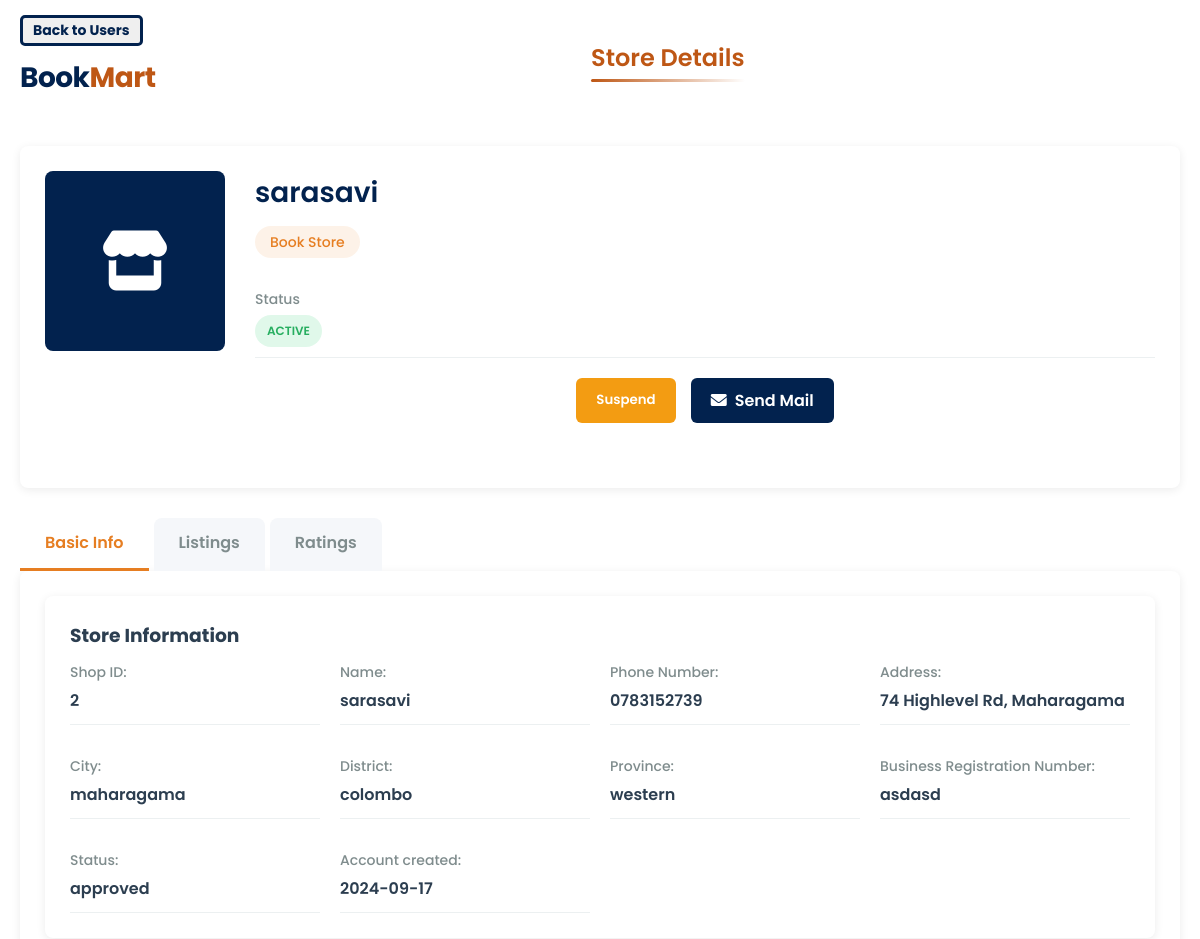
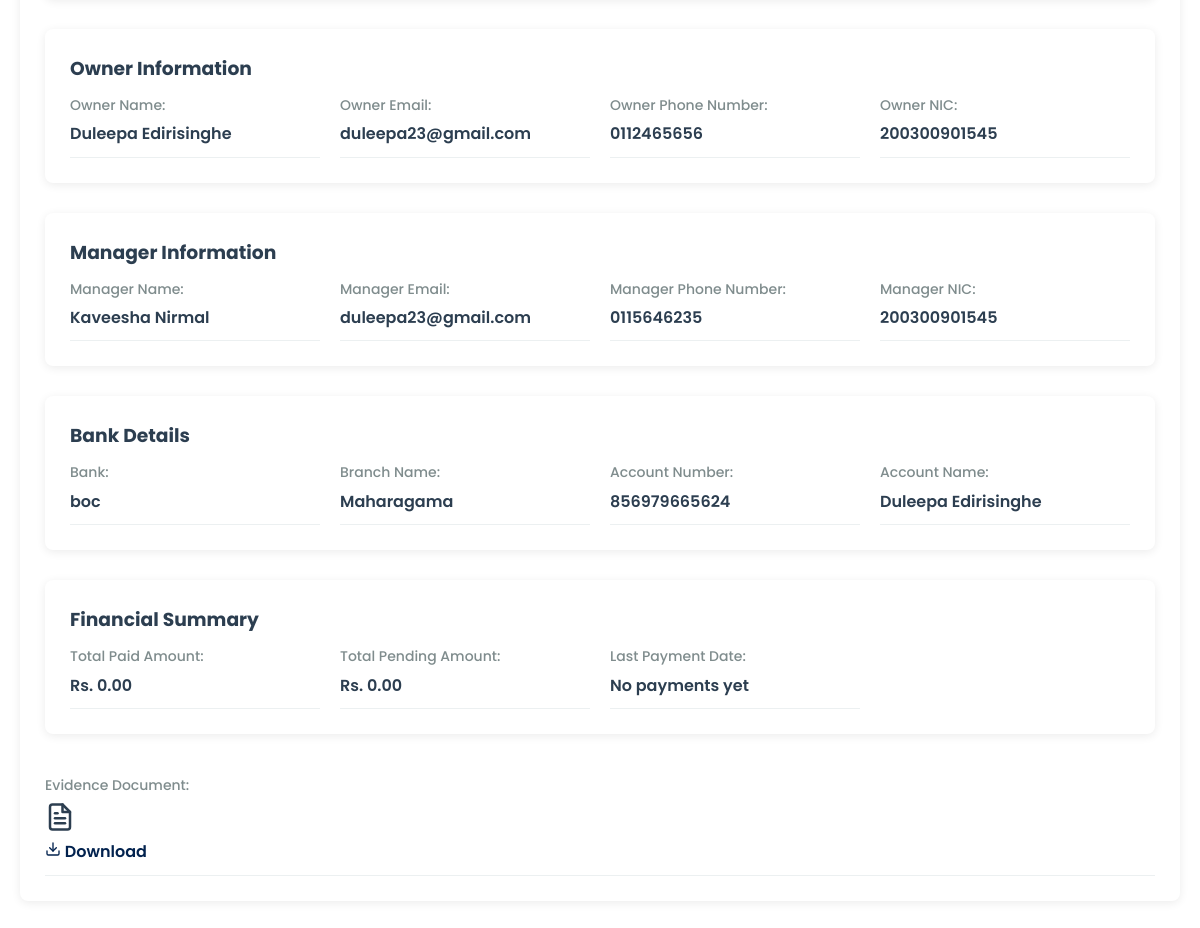
The app's page /public/adminViewshops?id=29 (signed in) with its own data (2 pictures, top to bottom).
### tables this page shows
CREATE TABLE `bookstore` (
  `id` int(11) NOT NULL,
  `user_id` int(11) NOT NULL,
  `store_name` varchar(255) NOT NULL,
  `phone_number` varchar(15) NOT NULL,
  `street_address` varchar(255) NOT NULL,
  `city` varchar(100) NOT NULL,
  `district` varchar(100) NOT NULL,
  `province` varchar(100) NOT NULL,
  `owner_name` varchar(255) NOT NULL,
  `owner_email` varchar(255) NOT NULL,
  `owner_phone_number` varchar(15) NOT NULL,
  `owner_nic` varchar(12) NOT NULL,
  `manager_name` varchar(255) DEFAULT NULL,
  `manager_email` varchar(255) DEFAULT NULL,
  `manager_phone_number` varchar(15) DEFAULT NULL,
  `manager_nic` varchar(12) DEFAULT NULL,
  `bank` varchar(255) NOT NULL,
  `branch_name` varchar(255) NOT NULL,
  `account_number` varchar(255) NOT NULL,
  `account_name` varchar(255) NOT NULL,
  `business_reg_no` varchar(50) NOT NULL,
  `evidence_doc` varchar(255) NOT NULL,
  `status` enum('pending','approved') NOT NULL DEFAULT 'pending',
  `createdAt` date NOT NULL DEFAULT current_timestamp(),
  `rating` decimal(3,1) DEFAULT NULL,
  `followers` int(11) NOT NULL DEFAULT 0,
  `profile_picture` varchar(255) NOT NULL
);

CREATE TABLE `user` (
  `ID` int(10) NOT NULL,
  `username` varchar(100) NOT NULL,
  `email` varchar(100) NOT NULL,
  `password` varchar(100) NOT NULL,
  `role` enum('buyer','bookSeller','bookStore','courier','admin') NOT NULL,
  `createdAt` date NOT NULL DEFAULT current_timestamp(),
  `active_status` enum('active','inactive') NOT NULL DEFAULT 'active'
);

### app/controllers/AdminViewshops.php (called while the page is built, shortened)
<?php
class AdminViewshops extends Controller {
    public function index($id = null) {
        if(!$id) {
            $id = $_GET['id'] ?? null;
        }
        $bookstore = new BookStore();
        $user = new UserModel();
        $order = new Order();
        $review = new ReviewModel();
        $bookstoreInfo = $bookstore->first(['user_id' => $id]);
        $userInfo = $user->first(['ID' => $id]);
        if ($bookstoreInfo) {
            $orders = $order->query(
                                    "SELECT o.*, b.title, b.genre, b.price
                                    FROM orders o
                                    LEFT JOIN book b ON o.book_id = b.id
                                    WHERE o.seller_id = :seller_id
                                    ORDER BY o.order_id",
                                    [':seller_id' => $bookstoreInfo->user_id]);
        } else {
            $orders = [];
        }
        $reviews = $review->query(
                                    "SELECT r.*, b.title, bu.full_name
                                    FROM review r
                                    LEFT JOIN book b ON r.book_id = b.id
                                    LEFT JOIN buyer bu ON r.buyer_id = bu.user_id
                                    LEFT JOIN orders o ON r.order_id = o.order_id
                                    WHERE o.seller_id = :seller_id
                                    ORDER BY r.id",
                                    [':seller_id' => $bookstoreInfo->user_id]);
        $data = [
            'bookstore' => $bookstoreInfo,
            'user' => $userInfo,
            'orders' => $orders,
            'reviews' => $reviews
        ];
        $this->view('adminViewshops', $data);
    }
}

### public/index.php (called while the page is built, shortened)
<?php
$app = new App;
$app->loadController();

### app/core/Database.php (called while the page is built, shortened)
<?php
Trait Database{
    private $pdo;
    protected function connect() {
        if (!$this->pdo) {
            $string = "mysql:hostname=" . DBHOST . ";dbname=" . DBNAME;
            $this->pdo = new PDO($string, DBUSER, DBPASS);
        }
        return $this->pdo;
    }
    public function query($query,$data = []){
        $conn = $this->connect();
        $stm=$conn->prepare($query);
        $check = $stm->execute($data);
        if($check){
            $result = $stm->fetchAll(PDO::FETCH_OBJ);
            if(is_array($result) && count($result)){
                return $result;
            }
        }
        return false;
    }
}

### app/core/Model.php (called while the page is built, shortened)
<?php
Trait Model{
    protected $limit = 10;
    protected $offset ='0';
    public function first($data,$data_not = []){
        $keys = array_keys($data);
        $query="SELECT * FROM $this->table WHERE ";
        foreach($keys as $key){
            $query .= $key . "=:" .$key . " && ";
        }
        $query =trim($query," && ");
        $query .=" limit $this->limit offset $this->offset" ;
        $data = array_merge($data,$data_not);
        $result = $this->query($query,$data);
        if($result)
            return $result[0];
        return false;
    }
}

### app/views/adminViewshops.view.php (the view, shortened to what this page needs)
<!DOCTYPE html>
<html lang="en">
<head>
    <link rel="stylesheet" href="<?= ROOT ?>/assets/CSS/adminViewusers.css">
    <link rel="stylesheet" href="https://cdnjs.cloudflare.com/ajax/libs/font-awesome/6.0.0-beta3/css/all.min.css">
</head>
<body>
    <div class="header">
        <div class="header-wrapper">
            <div class="left-section">
                <div class="button-container">
                    <button onclick="window.location.href='<?= ROOT ?>/AdminViewallusers'" class="close-btn"><b>Back to Users</b></button>
                </div>
                <div class="logo-container">
                    <a href="<?= ROOT ?>/home" class="title-link">
                        <h2 class="logo">Book<span class="highlight">Mart</span></h2>
                    </a>
                </div>
            </div>
            <div class="page-title">
                <h1>Store Details</h1>
            </div>
        </div>
    </div>
    <div class="main-container">
        <div class="box">
            <div class="user-profile">
                <div class="user-image">
                    <i class="fas fa-store"></i>
                </div>
                <div class="user-details">
                    <div class="user-name"><?= htmlspecialchars($data['bookstore']->store_name ?? 'Store Name') ?></div>
                    <div class="user-type">Book Store</div>
                    <div class="info-row">
                        <span class="label">Status</span>
                        <span class="detail-value">
                            <span class="status <?= ($data['user']->active_status ?? '') === 'active' ? 'status-active' : 'status-suspended' ?>" id="status-text">
                                <?= htmlspecialchars($data['user']->active_status ?? '') ?>
                            </span>
                        </span>
                    </div>
                    <div class="button-group">
                        <button class="btn suspendBtn" id="status-toggle">
                            <?= ($data['user']->active_status ?? '') === 'active' ? 'Suspend' : 'Activate' ?>
                        </button>
                        <a href="<?= ROOT ?>/adminSendmsg?email=<?= htmlspecialchars($data['user']->email ?? '') ?>" class="btn messageBtn">
                            <i class="fas fa-envelope"></i> Send Mail
                        </a>
                    </div>
                </div>
            </div>
        </div>
        <div class="tabs">
            <div class="tab active" data-tab="basic-info">Basic Info</div>
            <div class="tab" data-tab="listings">Listings</div>
            <div class="tab" data-tab="ratings">Ratings</div>
        </div>
        <div class="tab-content active" id="basic-info">
            <div class="box">
                <div class="inbox">
                    <div class="section-header">
                        <h3>Store Information</h3>
                    </div>
                    <div class="user-info">
                        <div class="info-row">
                            <span class="label">Shop ID:</span>
                            <span class="detail-value"><?= htmlspecialchars($data['bookstore']->id ?? '') ?></span>
                        </div>
                        <div class="info-row">
                            <span class="label">Name:</span>
                            <span class="detail-value"><?= htmlspecialchars($data['bookstore']->store_name ?? '') ?></span>
                        </div>
                        <div class="info-row">
                            <span class="label">Phone Number:</span>
                            <span class="detail-value"><?= htmlspecialchars($data['bookstore']->phone_number ?? '') ?></span>
                        </div>
                        <div class="info-row">
                            <span class="label">Address:</span>
                            <span class="detail-value"><?= htmlspecialchars($data['bookstore']->street_address ?? '') ?></span>
                        </div>
                        <div class="info-row">
                            <span class="label">City:</span>
                            <span class="detail-value"><?= htmlspecialchars($data['bookstore']->city ?? '') ?></span>
                        </div>
                        <div class="info-row">
                            <span class="label">District:</span>
                            <span class="detail-value"><?= htmlspecialchars($data['bookstore']->district ?? '') ?></span>
                        </div>
                        <div class="info-row">
                            <span class="label">Province:</span>
                            <span class="detail-value"><?= htmlspecialchars($data['bookstore']->province ?? '') ?></span>
                        </div>
                        <div class="info-row">
                            <span class="label">Business Registration Number:</span>
                            <span class="detail-value"><?= htmlspecialchars($data['bookstore']->business_reg_no ?? '') ?></span>
                        </div>
                        <div class="info-row">
                            <span class="label">Status:</span>
                            <span class="detail-value"><?= htmlspecialchars($data['bookstore']->status ?? '') ?></span>
                        </div>
                        <div class="info-row">
                            <span class="label">Account created:</span>
                            <span class="detail-value"><?= htmlspecialchars($data['bookstore']->createdAt ?? '') ?></span>
                        </div>
                    </div>
                </div>
                <div class="inbox">
                    <div class="section-header">
                        <h3>Owner Information</h3>
                    </div>
                    <div class="user-info">
                        <div class="info-row">
                            <span class="label">Owner Name:</span>
                            <span class="detail-value"><?= htmlspecialchars($data['bookstore']->owner_name ?? '') ?></span>
                        </div>
                        <div class="info-row">
                            <span class="label">Owner Email:</span>
                            <span class="detail-value"><?= htmlspecialchars($data['bookstore']->owner_email ?? '') ?></span>
                        </div>
                        <div class="info-row">
                            <span class="label">Owner Phone Number:</span>
                            <span class="detail-value"><?= htmlspecialchars($data['bookstore']->owner_phone_number ?? '') ?></span>
                        </div>
                        <div class="info-row">
                            <span class="label">Owner NIC:</span>
                            <span class="detail-value"><?= htmlspecialchars($data['bookstore']->owner_nic ?? '') ?></span>
                        </div>
                    </div>
                </div>
                <div class="inbox">
                    <div class="section-header">
                        <h3>Manager Information</h3>
                    </div>
                    <div class="user-info">
                        <div class="info-row">
                            <span class="label">Manager Name:</span>
                            <span class="detail-value"><?= htmlspecialchars($data['bookstore']->manager_name ?? '') ?></span>
                        </div>
                        <div class="info-row">
                            <span class="label">Manager Email:</span>
                            <span class="detail-value"><?= htmlspecialchars($data['bookstore']->manager_email ?? '') ?></span>
                        </div>
                        <div class="info-row">
                            <span class="label">Manager Phone Number:</span>
                            <span class="detail-value"><?= htmlspecialchars($data['bookstore']->manager_phone_number ?? '') ?></span>
                        </div>
                        <div class="info-row">
                            <span class="label">Manager NIC:</span>
                            <span class="detail-value"><?= htmlspecialchars($data['bookstore']->manager_nic ?? '') ?></span>
                        </div>
                    </div>
                </div>
                <div class="inbox">
                    <div class="section-header">
                        <h3>Bank Details</h3>
                    </div>
                    <div class="user-info">
                        <div class="info-row">
                            <span class="label">Bank:</span>
                            <span class="detail-value"><?= htmlspecialchars($data['bookstore']->bank ?? '') ?></span>
                        </div>
                        <div class="info-row">
                            <span class="label">Branch Name:</span>
                            <span class="detail-value"><?= htmlspecialchars($data['bookstore']->branch_name ?? '') ?></span>
                        </div>
                        <div class="info-row">
                            <span class="label">Account Number:</span>
                            <span class="detail-value"><?= htmlspecialchars($data['bookstore']->account_number ?? '') ?></span>
                        </div>
                        <div class="info-row">
                            <span class="label">Account Name:</span>
                            <span class="detail-value"><?= htmlspecialchars($data['bookstore']->account_name ?? '') ?></span>
                        </div>
                    </div>
                </div>
                <div class="inbox">
    <div class="section-header">
        <h3>Financial Summary</h3>
    </div>
    <div class="user-info">
        <div class="info-row">
            <span class="label">Total Paid Amount:</span>
            <span class="detail-value">
                <?php
                    $paidAmount = 0;
                    echo "Rs. " . number_format($paidAmount, 2);
                ?>
            </span>
        </div>
        <div class="info-row">
            <span class="label">Total Pending Amount:</span>
            <span class="detail-value">
                <?php
                    $pendingAmount = 0;
                    echo "Rs. " . number_format($pendingAmount, 2);
                ?>
            </span>
        </div>
        <div class="info-row">
            <span class="label">Last Payment Date:</span>
            <span class="detail-value">
                <?php
                    $lastPaymentDate = '';
                    echo $lastPaymentDate ? htmlspecialchars($lastPaymentDate) : 'No payments yet';
                ?>
            </span>
        </div>
    </div>
</div>
                <div class="info-row">
                    <span class="label">Evidence Document:</span>
                    <span class="detail-value">
                        <div class="document-icon">
                        </div>
                        <a href="<?= ROOT ?>/admin/downloadEvidenceDoc/<?= urlencode($data['bookstore']->evidence_doc ?? '') ?>" class="download-btn">
                            Download
                        </a>
                    </span>
                </div>
            </div>
        </div>
    </div>
</body>
</html>

### records on screen
bookstore: store_name "sarasavi", id "2", phone_number "0783152739", street_address "74 Highlevel Rd, Maharagama", city "maharagama", district "colombo", province "western", business_reg_no "asdasd", status "approved", createdAt "2024-09-17", owner_name "Duleepa Edirisinghe", owner_email "duleepa23@gmail.com", owner_phone_number "0112465656", owner_nic "200300901545", manager_name "Kaveesha Nirmal", manager_email "duleepa23@gmail.com", manager_phone_number "0115646235", manager_nic "200300901545", bank "boc", branch_name "Maharagama", account_number "856979665624", account_name "Duleepa Edirisinghe"
user: active_status "ACTIVE"

### other values on screen
$paidAmount "0.00"
$pendingAmount "0.00"
